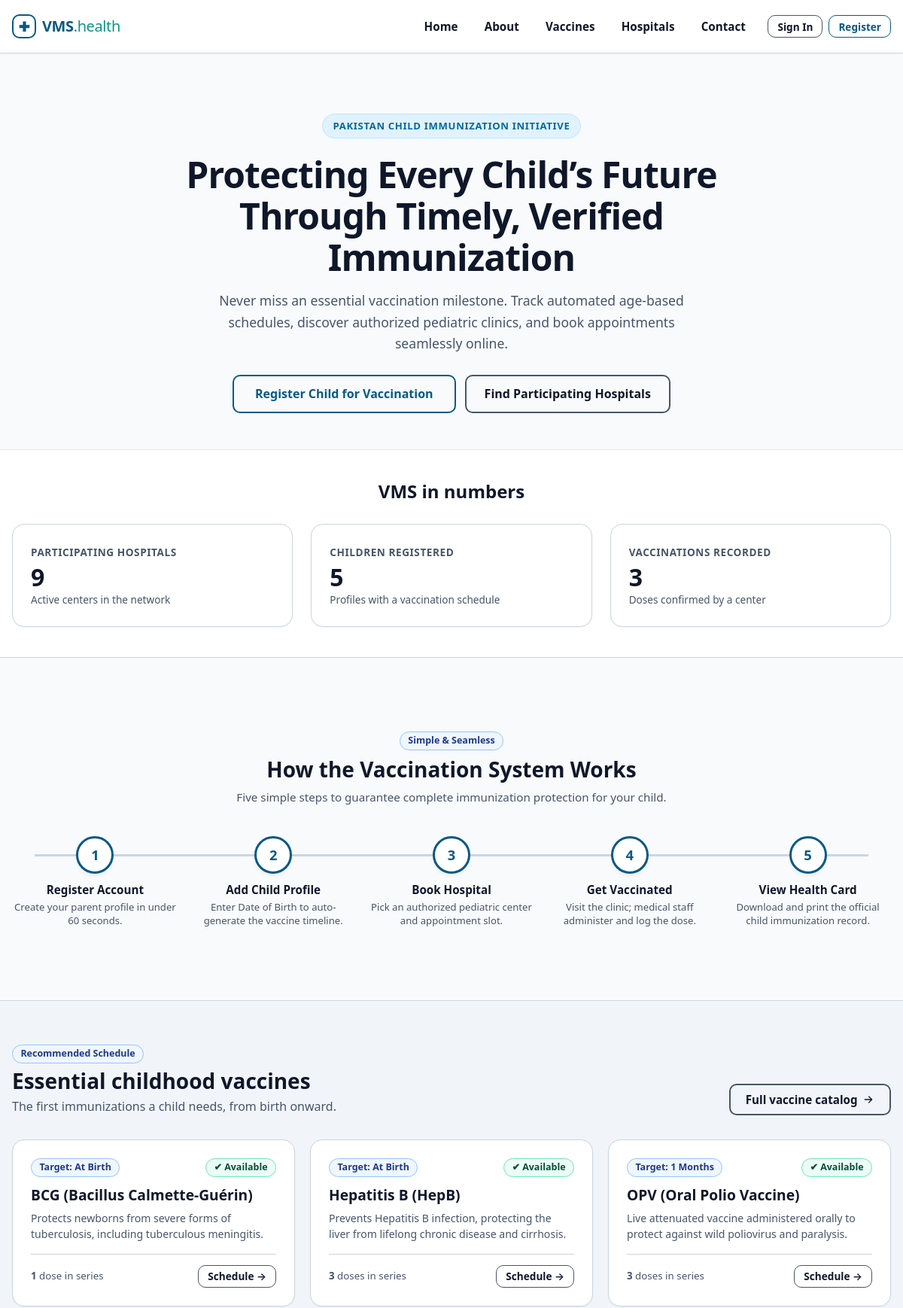
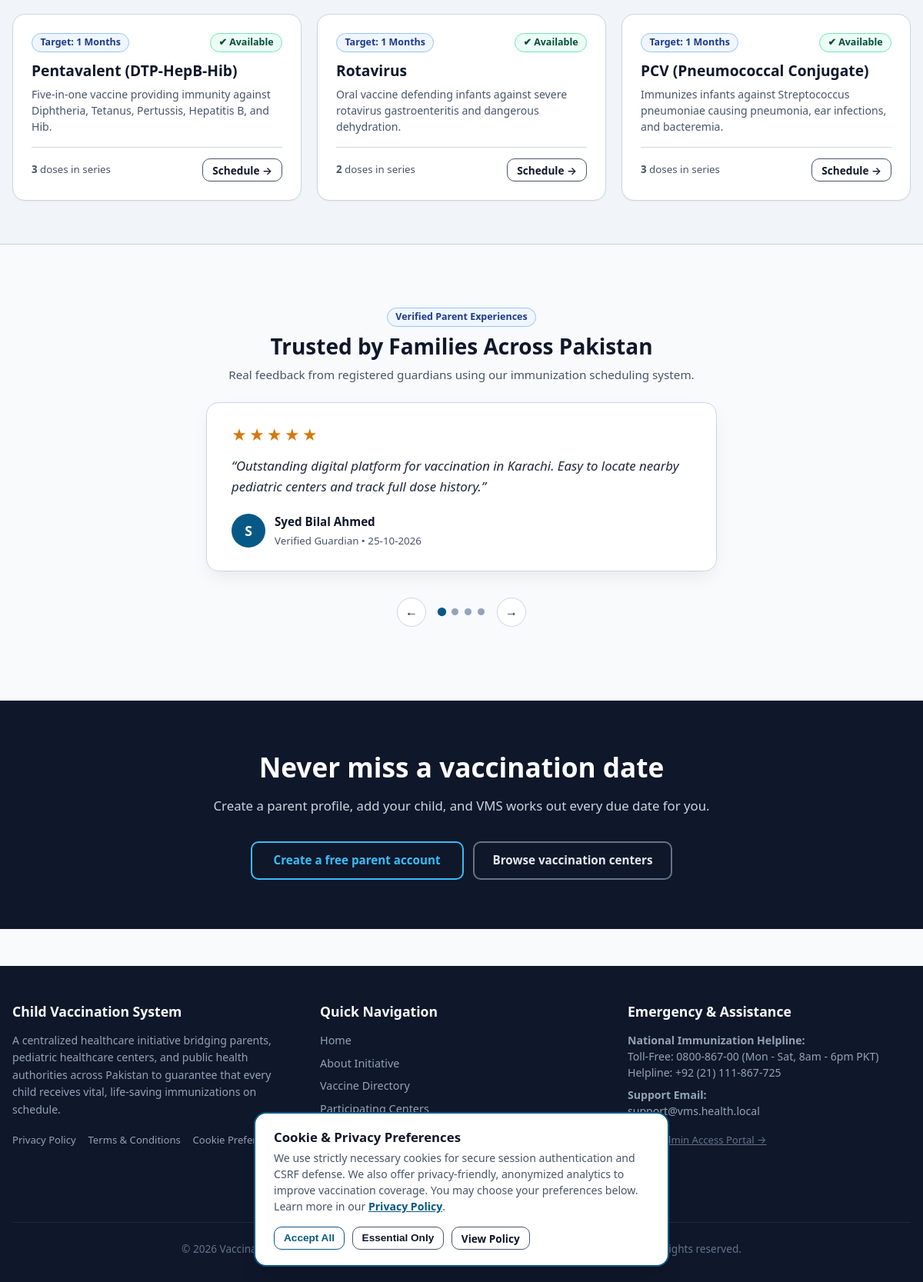
/vms/index.php, run on the app's committed database (2 pictures, top to bottom).
### tables this page shows
CREATE TABLE `vaccines` (
  `id` INT UNSIGNED NOT NULL AUTO_INCREMENT,
  `name` VARCHAR(100) NOT NULL COMMENT 'Vaccine name e.g. BCG, OPV, MMR',
  `description` TEXT NOT NULL COMMENT 'Medical indications, preventable illnesses, instructions',
  `recommended_age_days` INT UNSIGNED NOT NULL COMMENT 'Days from birth when dose is due (0 = Birth)',
  `doses` INT UNSIGNED NOT NULL DEFAULT 1 COMMENT 'Total recommended doses in the series',
  `status` ENUM('available', 'unavailable') NOT NULL DEFAULT 'available',
  `created_at` DATETIME NOT NULL DEFAULT CURRENT_TIMESTAMP,
  PRIMARY KEY (`id`),
  KEY `idx_vaccines_status` (`status`),
  KEY `idx_vaccines_age_days` (`recommended_age_days`)
);

CREATE TABLE `reviews` (
  `id` INT UNSIGNED NOT NULL AUTO_INCREMENT,
  `parent_id` INT UNSIGNED NOT NULL COMMENT 'Foreign key to parents.id',
  `rating` TINYINT UNSIGNED NOT NULL COMMENT 'Rating score from 1 (lowest) to 5 (highest)',
  `comment` TEXT NOT NULL COMMENT 'Written testimonial from parent',
  `is_approved` TINYINT(1) NOT NULL DEFAULT 0 COMMENT '1 = Approved for public presentation, 0 = Pending/Hidden',
  `created_at` DATETIME NOT NULL DEFAULT CURRENT_TIMESTAMP,
  PRIMARY KEY (`id`),
  KEY `idx_reviews_parent` (`parent_id`),
  KEY `idx_reviews_approved` (`is_approved`),
  CONSTRAINT `fk_reviews_parent` FOREIGN KEY (`parent_id`)
    REFERENCES `parents` (`id`) ON DELETE CASCADE ON UPDATE CASCADE
);

CREATE TABLE `users` (
  `id` INT UNSIGNED NOT NULL AUTO_INCREMENT,
  `name` VARCHAR(100) NOT NULL COMMENT 'Full name of user or organization representative',
  `email` VARCHAR(120) NOT NULL COMMENT 'Unique login email address',
  `password_hash` VARCHAR(255) NOT NULL COMMENT 'Bcrypt password hash produced by password_hash()',
  `role` ENUM('admin', 'parent', 'hospital') NOT NULL COMMENT 'System role controlling authorization',
  `created_at` DATETIME NOT NULL DEFAULT CURRENT_TIMESTAMP,
  PRIMARY KEY (`id`),
  UNIQUE KEY `uk_users_email` (`email`),
  KEY `idx_users_role` (`role`)
);

### vms/includes/auth.php (called while the page is built, shortened)
<?php
require_once __DIR__ . '/functions.php';
function isLoggedIn(): bool
{
    return !empty($_SESSION['user_id']) && !empty($_SESSION['user_role']);
}

### vms/includes/functions.php (called while the page is built, shortened)
<?php
function url(string $path = ''): string
{
    return BASE_URL . ltrim($path, '/');
}
function e($value): string
{
    return htmlspecialchars((string)$value, ENT_QUOTES, 'UTF-8');
}
function formatDate(?string $dateString, string $format = 'd-m-Y'): string
{
    $timestamp = strtotime($dateString);
    return date($format, $timestamp);
}

### vms/includes/components/cards_grid.php (the view, shortened to what this page needs)
<?php
function renderVaccinesGrid(array $vaccines, bool $animateOnScroll = false): void
{
    $animClass = $animateOnScroll ? 'fade-in-on-scroll' : '';
    $actionUrl = isLoggedIn() && currentRole() === 'parent' ? url('parent/book.php') : url('register.php');
    ?>
    <div class="grid grid-3" style="gap: 1.25rem;">
        <?php foreach ($vaccines as $v):
            $isAvail = ($v['status'] === 'available');
            $ageDisplay = (int)$v['recommended_age_days'] === 0 ? 'At Birth' : (int)$v['recommended_age_days'] . ' Days';
            if ((int)$v['recommended_age_days'] >= 30) {
                $ageDisplay = round((int)$v['recommended_age_days'] / 30.4) . ' Months';
            }
        ?>
            <article class="card <?= $animClass; ?>" style="display: flex; flex-direction: column; justify-content: space-between;">
                <div>
                    <div style="display: flex; justify-content: space-between; align-items: flex-start; margin-bottom: 0.75rem;">
                        <span class="badge badge-info">Target: <?= $ageDisplay; ?></span>
                        <?php if ($isAvail): ?>
                            <span class="badge badge-success">&#10004; Available</span>
                        <?php else: ?>
                            <span class="badge badge-danger">&#10006; Out of Stock</span>
                        <?php endif; ?>
                    </div>
                    <h3 style="font-size: 1.2rem; margin-bottom: 0.5rem; color: var(--text-main);"><?= htmlspecialchars($v['name'], ENT_QUOTES, 'UTF-8'); ?></h3>
                    <p style="font-size: 0.88rem; color: var(--text-muted); line-height: 1.5; margin-bottom: 1rem;">
                        <?= htmlspecialchars($v['description'], ENT_QUOTES, 'UTF-8'); ?>
                    </p>
                </div>
                <div style="border-top: 1px solid var(--border-color); padding-top: 0.85rem; display: flex; justify-content: space-between; align-items: center;">
                    <small style="color: var(--text-muted);">
                        <strong><?= (int)$v['doses']; ?></strong> <?= (int)$v['doses'] === 1 ? 'dose' : 'doses'; ?> in series
                    </small>
                    <a href="<?= $actionUrl; ?>" class="btn btn-outline btn-sm">
                        Schedule &rarr;
                    </a>
                </div>
            </article>
        <?php endforeach; ?>
    </div>
    <?php
}
    ?>

### vms/includes/components/review_shuffle.php (shortened to what this page needs)
<?php
require_once __DIR__ . '/../functions.php';
$pdo = getDBConnection();
$reviews = [];
try {
    $rStmt = $pdo->query(
        'SELECT r.*, u.name AS parent_name, p.address AS parent_city
         FROM reviews r
         JOIN parents p ON r.parent_id = p.id
         JOIN users u ON p.user_id = u.id
         WHERE r.is_approved = 1
         ORDER BY r.created_at DESC
         LIMIT 5'
    );
    $reviews = $rStmt->fetchAll();
} catch (PDOException $e) {
    error_log('[REVIEWS FETCH ERROR] ' . $e->getMessage());
    $reviews = [];
}
if (!empty($reviews)):
?>
<section class="review-carousel-wrap" aria-label="Parent Experiences">
    <div style="text-align: center; margin-bottom: 1.5rem;">
        <span class="badge badge-info" style="margin-bottom: 0.5rem;">Verified Parent Experiences</span>
        <h2 style="font-size: 1.75rem;">Trusted by Families Across Pakistan</h2>
        <p style="margin: 0; font-size: 0.95rem; color: var(--text-muted);">Real feedback from registered guardians using our immunization scheduling system.</p>
    </div>
    <div class="review-card-stack" role="region" aria-live="polite">
        <?php foreach ($reviews as $idx => $rev):
            $initial = strtoupper(substr($rev['parent_name'], 0, 1));
            $ratingStars = str_repeat('&#9733;', (int)$rev['rating']) . str_repeat('&#9734;', 5 - (int)$rev['rating']);
        ?>
            <article class="review-slide <?= $idx === 0 ? 'is-active' : ''; ?>" data-slide-index="<?= $idx; ?>" aria-hidden="<?= $idx === 0 ? 'false' : 'true'; ?>">
                <div class="review-stars" aria-label="Rated <?= (int)$rev['rating']; ?> out of 5 stars">
                    <?= $ratingStars; ?>
                </div>
                <blockquote class="review-comment">
                    &ldquo;<?= e($rev['comment']); ?>&rdquo;
                </blockquote>
                <div class="review-author">
                    <div class="review-avatar" aria-hidden="true"><?= $initial; ?></div>
                    <div>
                        <strong style="color: var(--text-main); font-size: 0.95rem;"><?= e($rev['parent_name']); ?></strong><br>
                        <small style="color: var(--text-muted);">Verified Guardian &bull; <?= formatDate($rev['created_at']); ?></small>
                    </div>
                </div>
            </article>
        <?php endforeach; ?>
    </div>
    <div class="review-controls">
        <button type="button" class="carousel-btn" id="carouselPrevBtn" aria-label="Previous Testimonial">&larr;</button>
        <div class="carousel-indicators">
            <?php foreach ($reviews as $idx => $r): ?>
                <button type="button" class="carousel-dot <?= $idx === 0 ? 'is-active' : ''; ?>" data-slide-to="<?= $idx; ?>" aria-label="Go to slide <?= $idx + 1; ?>"></button>
            <?php endforeach; ?>
        </div>
        <button type="button" class="carousel-btn" id="carouselNextBtn" aria-label="Next Testimonial">&rarr;</button>
    </div>
</section>
<?php endif; ?>

### vms/assets/css/style.css (style rules this page uses)
:root { --primary: #0284c7; --primary-hover: #0369a1; --primary-light: #e0f2fe; --primary-dark: #075985; --teal: #0d9488; --teal-dark: #0f766e; --teal-light: #ccfbf1; --success: #059669; --success-bg: #ecfdf5; --success-border: #6ee7b7; --success-text: #064e3b; --warning: #d97706; --warning-bg: #fffbeb; --warning-border: #fcd34d; --warning-text: #78350f; --danger: #dc2626; --danger-bg: #fef2f2; --danger-border: #fca5a5; --danger-text: #7f1d1d; --info: #2563eb; --info-bg: #eff6ff; --info-border: #93c5fd; --info-text: #1e3a8a; --text-main: #0f172a; --text-muted: #475569; --text-light: #64748b; --bg-body: #f8fafc; --bg-card: #ffffff; --bg-subtle: #f1f5f9; --border-color: #cbd5e1; --border-focus: #0284c7; --shadow-sm: 0 1px 2px 0 rgba(0, 0, 0, 0.05); --shadow-md: 0 4px 6px -1px rgba(0, 0, 0, 0.07), 0 2px 4px -2px rgba(0, 0, 0, 0.05); --shadow-lg: 0 10px 15px -3px rgba(0, 0, 0, 0.08), 0 4px 6px -4px rgba(0, 0, 0, 0.04); --shadow-xl: 0 20px 25px -5px rgba(0, 0, 0, 0.1), 0 8px 10px -6px rgba(0, 0, 0, 0.05); --radius-sm: 6px; --radius-md: 10px; --radius-lg: 16px; --radius-full: 9999px; --max-width: 1200px; --header-height: 70px; }
*, *::before, *::after { box-sizing: border-box; margin: 0; padding: 0; }
html { font-size: 16px; scroll-behavior: smooth; -webkit-text-size-adjust: 100%; overflow-x: hidden; }
body { font-family: system-ui, -apple-system, BlinkMacSystemFont, "Segoe UI", Roboto, Helvetica, Arial, sans-serif; background-color: var(--bg-body); color: var(--text-main); line-height: 1.5; min-height: 100vh; display: flex; flex-direction: column; overflow-x: hidden; width: 100%; }
a { color: var(--primary-dark); text-decoration: none; transition: color 0.15s ease-in-out; }
h1, h2, h3, h4, h5, h6 { color: var(--text-main); font-weight: 700; line-height: 1.25; margin-bottom: 0.5rem; }
h2 { font-size: 1.5rem; }
h3 { font-size: 1.25rem; }
p { margin-bottom: 1rem; color: var(--text-muted); }
.grid { display: grid; gap: 1.25rem; grid-template-columns: 1fr; }
@media (min-width: 768px) { .grid-3 { grid-template-columns: repeat(3, 1fr); } }
.card { background-color: var(--bg-card); border: 1px solid var(--border-color); border-radius: var(--radius-lg); box-shadow: var(--shadow-sm); padding: 1.5rem; transition: transform 0.15s ease, box-shadow 0.15s ease; }
.btn { display: inline-flex; align-items: center; justify-content: center; gap: 0.4rem; padding: 0.6rem 1.25rem; border-radius: var(--radius-md); font-size: 0.95rem; font-weight: 600; border: 2px solid transparent; background-color: transparent; cursor: pointer; text-align: center; transition: background-color 0.15s ease, border-color 0.15s ease, color 0.15s ease, box-shadow 0.15s ease; text-decoration: none; line-height: 1.25; }
.btn-outline { background-color: transparent; border-color: #475569; color: var(--text-main); }
.btn-sm { padding: 0.35rem 0.75rem; font-size: 0.85rem; border-width: 1.5px; }
.badge { display: inline-flex; align-items: center; gap: 0.3rem; padding: 0.25rem 0.65rem; font-size: 0.78rem; font-weight: 700; border-radius: var(--radius-full); text-transform: capitalize; line-height: 1.2; }
.badge-success { background-color: var(--success-bg); color: var(--success-text); border: 1px solid var(--success-border); }
.badge-info { background-color: var(--info-bg); color: var(--info-text); border: 1px solid var(--info-border); }

### vms/includes/ui.php (style rules this page uses)
:root { --ui-ink: var(--text-main, #0f172a); --ui-muted: var(--text-muted, #475569); --ui-line: var(--border-color, #e2e8f0); --ui-soft: var(--bg-subtle, #f1f5f9); --ui-brand: var(--primary, #0284c7); --ui-brand-dark: var(--primary-dark, #0369a1); --ui-ok: var(--success, #059669); --ui-bad: var(--danger, #dc2626); --ui-warn: #b45309; }

### data on the page
vaccines: recommended_age_days "At Birth", status "✔ Available", name "BCG (Bacillus Calmette-Guérin)", description "Protects newborns from severe forms of tuberculosis, including tuberculous meningitis.", doses "1"
vaccines: recommended_age_days "At Birth", status "✔ Available", name "Hepatitis B (HepB)", description "Prevents Hepatitis B infection, protecting the liver from lifelong chronic disease and cirrhosis.", doses "3"
vaccines: recommended_age_days "1 Months", status "✔ Available", name "OPV (Oral Polio Vaccine)", description "Live attenuated vaccine administered orally to protect against wild poliovirus and paralysis.", doses "3"
vaccines: recommended_age_days "1 Months", status "✔ Available", name "Pentavalent (DTP-HepB-Hib)", description "Five-in-one vaccine providing immunity against Diphtheria, Tetanus, Pertussis, Hepatitis B, and Hib.", doses "3"
vaccines: recommended_age_days "1 Months", status "✔ Available", name "Rotavirus", description "Oral vaccine defending infants against severe rotavirus gastroenteritis and dangerous dehydration.", doses "2"
vaccines: recommended_age_days "1 Months", status "✔ Available", name "PCV (Pneumococcal Conjugate)", description "Immunizes infants against Streptococcus pneumoniae causing pneumonia, ear infections, and bacteremia.", doses "3"
reviews: rating "★★★★★", comment "Outstanding digital platform for vaccination in Karachi. Easy to locate nearby pediatric centers and track full dose history.", users.name "S", users.name "Syed Bilal Ahmed", created_at "25-10-2026"

### other printed values
$label "PARTICIPATING HOSPITALS CHILDREN REGISTERED VACCINATIONS RECORDED"
$to "9 5 3"
$subtitle "Active centers in the network Profiles with a vaccination schedule Doses confirmed by a center"
